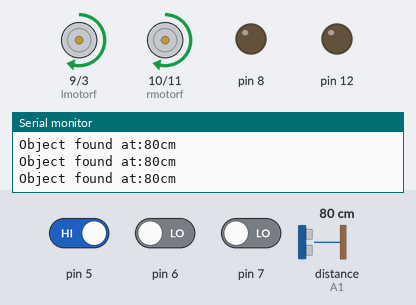
Bench run of a sketch on a simulated Arduino Uno, built with avr-gcc and run on an emulated ATmega328P. Parts: motor-driver pin pairs drawn as motors (green arrow = first pin HIGH = forward, orange = second pin HIGH = backward, longer = more drive), output pins drawn as LEDs (lit = HIGH), the last lines printed to the serial monitor. The test bench sets the inputs (shaded band); at power-on: pin 5 HIGH, distance to the obstacle (sensor on A1) 80 cm, pin 7 LOW, pin 6 LOW.

Above: at 1.2 s.
1.3 s: pin 5 driven LOW
At 1.88 s:
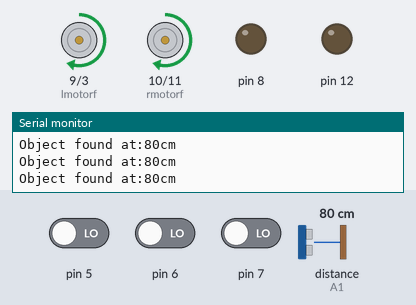
4.3 s: distance to the obstacle (sensor on A1) set to 23 cm
At 4.52 s:
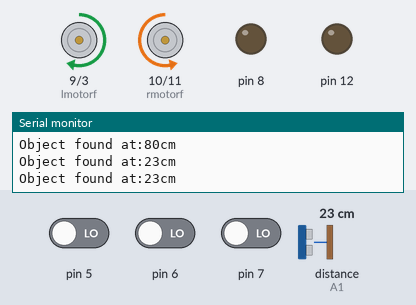
7.3 s: distance to the obstacle (sensor on A1) set to 18 cm
At 7.8 s:
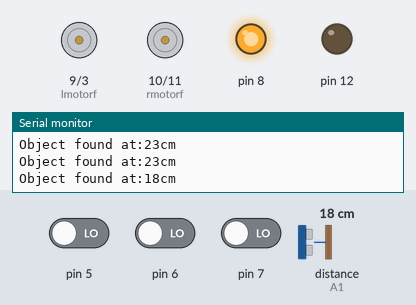
8.8 s: pin 5 driven HIGH and pin 7 driven HIGH
11.8 s: pin 6 driven HIGH
At 12.8 s:
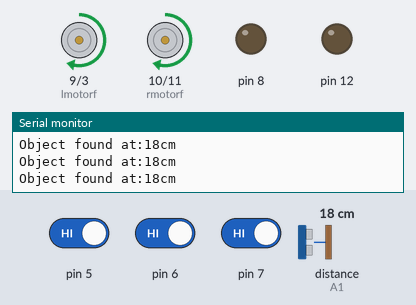
14.8 s: pin 6 driven LOW
At 15.42 s:
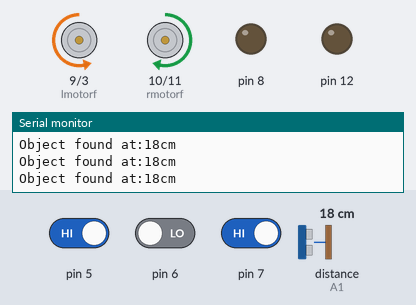
Timing chart, 0 to 17.8 s (numbered marks = the images above; inputs shaded):
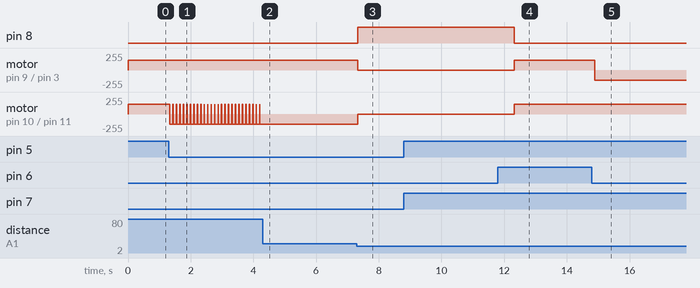

Measured:
- the behaviour switches between 21 and 20 cm on distance to the obstacle (sensor on A1) (found by bisection; images 2 and 3)
- after the input at 1.3 s, motor on pin 10 (rmotorf) / pin 11 (rmotorb): alternates forward 150/255 for 0.01 s and backward 150/255 for 0.10 s, starting at once
- after the input at 4.3 s, motor on pin 10 (rmotorf) / pin 11 (rmotorb): stops changing and stays backward 150/255
- after the input at 7.3 s, pin 8: LOW → HIGH at once; motor on pin 9 (lmotorf) / pin 3 (lmotorb): forward 150/255 → stopped at once; motor on pin 10 (rmotorf) / pin 11 (rmotorb): backward 150/255 → stopped at once
- after the input at 8.8 s, every drawn part: stays the same
- after the input at 11.8 s, motor on pin 9 (lmotorf) / pin 3 (lmotorb): stopped → forward 150/255 after 0.52 s
- after the input at 14.8 s, motor on pin 9 (lmotorf) / pin 3 (lmotorb): forward 150/255 → backward 150/255 after 0.10 s

The sketch:

JIIT_final.ino
```cpp
#define lmotorf 9
#define lmotorb 3
#define rmotorf 10
#define rmotorb 11

#include"Ultrasonic.h"
Ultrasonic ultrasonic(A0,A1);

int distance;
int c=0;
void setup()
{
  Serial.begin(9600);
  pinMode(lmotorf,OUTPUT);
  pinMode(rmotorf,OUTPUT);
  pinMode(lmotorb,OUTPUT);
  pinMode(rmotorb,OUTPUT);
  pinMode(8,OUTPUT);
  pinMode(12,OUTPUT);
  pinMode(5,INPUT);
  pinMode(6,INPUT);
  pinMode(7,INPUT);

}
void loop() {
  int msensor=digitalRead(5);
  int lsensor=digitalRead(6);
  int rsensor=digitalRead(7);
  int paststate=5;
  // put your main code here, to run repeatedly:
  distance=ultrasonic.Ranging(CM);
  Serial.print("Object found at:");
  Serial.print(distance);
  Serial.println("cm");
  if((distance<=20)&&(c==0))
  {
    c++;

      digitalWrite(lmotorf,LOW);
      digitalWrite(rmotorf,LOW);
      digitalWrite(lmotorb,LOW);
      digitalWrite(rmotorb,LOW);
      digitalWrite(8,HIGH);
      digitalWrite(12,LOW);
  delay(5000);
      digitalWrite(8,LOW);
      digitalWrite(12,LOW);
  }

  else if((lsensor==HIGH)&&(rsensor==HIGH)&&(msensor==LOW)) //WBW forward
  {
   analogWrite(lmotorf,190);
   analogWrite(rmotorf,190);
   digitalWrite(lmotorb,LOW);
   digitalWrite(rmotorb,LOW);
   delay(100);
   paststate=8;
  }
  else if((lsensor==HIGH)&&(rsensor==LOW)&&(msensor==LOW)) //WBB right
  {
    //delay(1000);
    analogWrite(lmotorf,190);
    analogWrite(rmotorf,0);
    analogWrite(lmotorb,0);
    analogWrite(rmotorb,190);
    delay(100);
    paststate=6;
  }
  else if((lsensor==LOW)&&(rsensor==LOW)&&(msensor==HIGH)) //BWB forward
  {
   analogWrite(lmotorf,150);
   analogWrite(rmotorf,150);
   digitalWrite(lmotorb,LOW);
   digitalWrite(rmotorb,LOW);
   delay(100);
   paststate=8;
  }

  else if((lsensor==LOW)&&(rsensor==HIGH)&&(msensor==HIGH)) // BWW left
  {
    analogWrite(lmotorf,0);
    analogWrite(rmotorf,150);
    analogWrite(lmotorb,150);
    analogWrite(rmotorb,0);
    delay(100);
    paststate=4;
  }
  else if((lsensor==HIGH)&&(rsensor==HIGH)&&(msensor==HIGH)) // WWW
  {
    if(paststate==4)
    {
      analogWrite(lmotorf,0);
      analogWrite(rmotorf,150);
      analogWrite(lmotorb,150);
     analogWrite(rmotorb,0);
     delay(100);
     paststate=4;
    }
    else if(paststate==6)
    {
      analogWrite(lmotorf,150);
    analogWrite(rmotorf,0);
    analogWrite(lmotorb,0);
    analogWrite(rmotorb,150);
    delay(100);
    paststate=6;
    }
    else
    {
      analogWrite(lmotorf,150);
   analogWrite(rmotorf,150);
   digitalWrite(lmotorb,LOW);
    digitalWrite(rmotorb,LOW);
    delay(100);
    paststate=8;
    }
  }
  else if((lsensor==LOW)&&(rsensor==LOW)&&(msensor==LOW)) ///BBB right
  {
    analogWrite(lmotorf,150);
    analogWrite(rmotorf,0);
    analogWrite(lmotorb,0);
    analogWrite(rmotorb,150);
    delay(100);
    paststate=6;
  }
   else if((lsensor==LOW)&&(rsensor==HIGH)&&(msensor==LOW)) //BBW left
  {
    analogWrite(lmotorf,0);
    analogWrite(rmotorf,150);
    analogWrite(lmotorb,150);
    analogWrite(rmotorb,0);
    delay(100);
    paststate=4;
  }
  else if((lsensor==HIGH)&&(rsensor==LOW)&&(msensor==HIGH)) //WWB right
  {
     analogWrite(lmotorf,150);
    analogWrite(rmotorf,0);
    analogWrite(lmotorb,0);
    analogWrite(rmotorb,150);
    delay(100);
    paststate=6;
  }
  analogWrite(lmotorf,150);
   analogWrite(rmotorf,150);
   digitalWrite(lmotorb,LOW);
    digitalWrite(rmotorb,LOW);
    delay(5);
}
```
